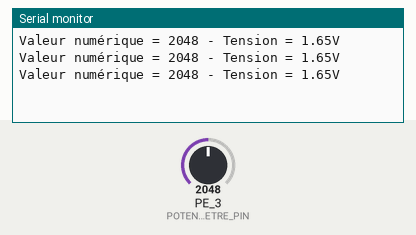
Recording of a sketch running on a simulated TI Tiva C LaunchPad. On the bench: the last lines printed to the serial monitor. Inputs (shaded band) come from the test bench; at power-on: PE_3 (POTENTIOMETRE_PIN) = 2048.

Above: at 1.3 s.
1.4 s: PE_3 (POTENTIOMETRE_PIN) set to 2866
At 1.9 s:
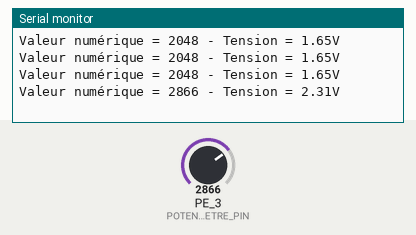
2.9 s: PE_3 (POTENTIOMETRE_PIN) set to 3603
At 3.4 s:
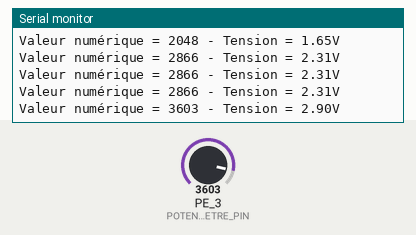
Timing chart, 0 to 5.9 s (numbered marks = the images above; inputs shaded):
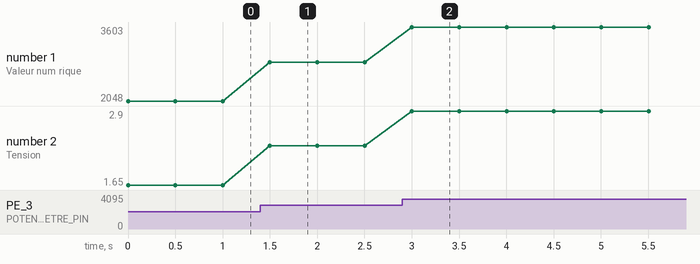

Measured:
- after the input at 1.4 s, the serial monitor: prints a new line after 0.10 s (image 1)
- after the input at 2.9 s, the serial monitor: prints a new line after 0.10 s (image 2)
- plotted number 1: 2048 → 2866 after the input at 1.4 s, 2866 → 3603 after the input at 2.9 s
- plotted number 2: 1.65 → 2.31 after the input at 1.4 s, 2.31 → 2.9 after the input at 2.9 s

The sketch:

mission_1_7_a.ino
```cpp
#define POTENTIOMETRE_PIN PE_3
#define TENSION_MAX 3.3
#define VALEUR_NUMERIQUE_MAX 4096

void setup() {
  Serial.begin(9600);
  pinMode(POTENTIOMETRE_PIN, INPUT);
}

void loop() {
  int valeurNumerique = analogRead(POTENTIOMETRE_PIN);
  float tension = (float) valeurNumerique * (3.3/VALEUR_NUMERIQUE_MAX);
  Serial.print("Valeur numérique = ");
  Serial.print(valeurNumerique);
  Serial.print(" - ");
  Serial.print("Tension = ");
  Serial.print(tension);
  Serial.print("V");
  Serial.println("");
  delay(500);
}
```
